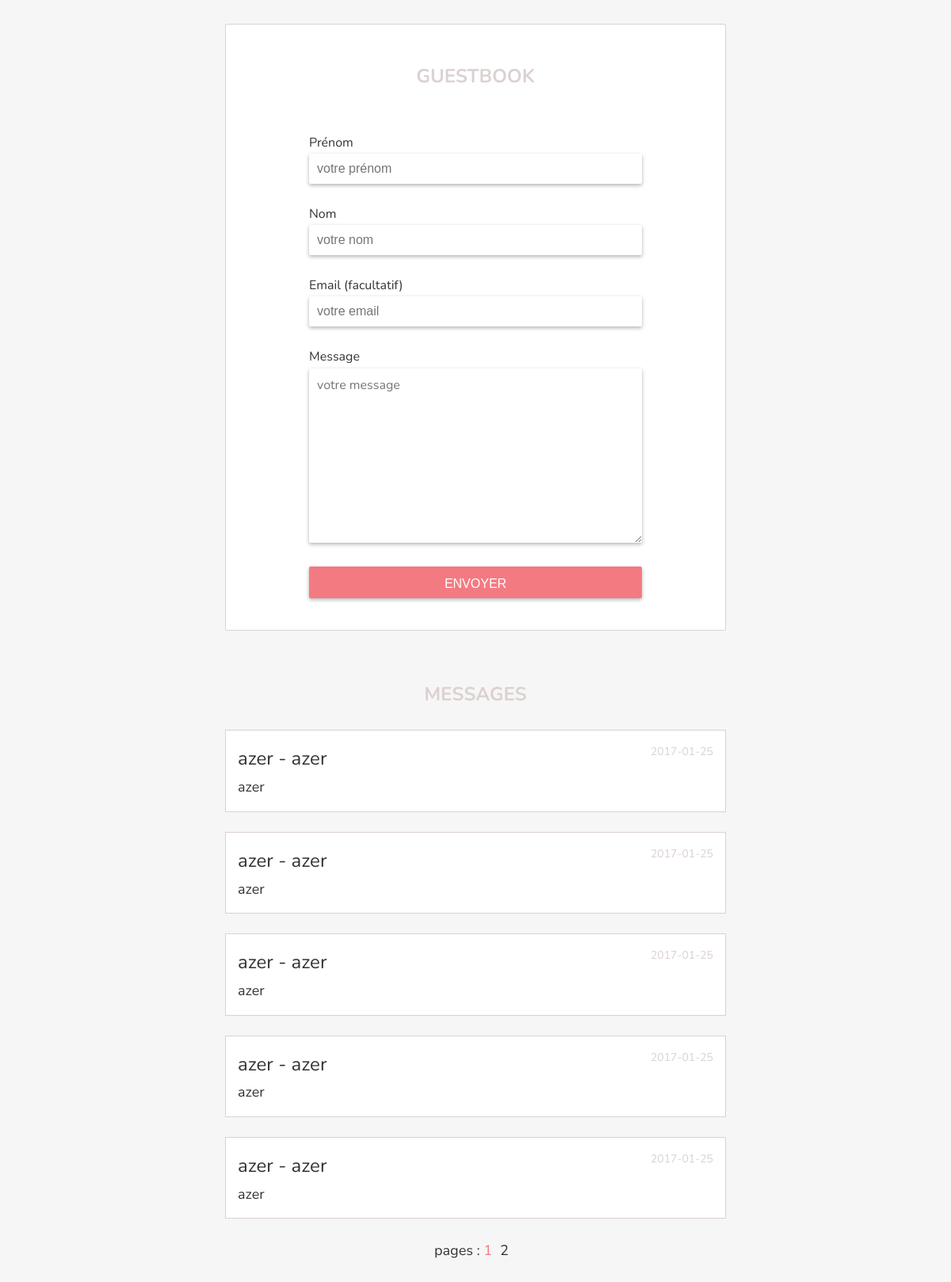
The page / on the database its author committed.
### tables this page shows
CREATE TABLE IF NOT EXISTS `entries` (
  `id` int(11) NOT NULL AUTO_INCREMENT,
  `surname` varchar(255) NOT NULL,
  `name` varchar(255) NOT NULL,
  `email` varchar(255) NOT NULL,
  `message` text NOT NULL,
  `date` date NOT NULL,
  `ip` varchar(40) NOT NULL,
  PRIMARY KEY (`id`)
);

### index.php (the view, shortened to what this page needs)
<?php
 include('db.php');
$arrayMessage = array();
$limiteMessage = 5;
$sql = 'SELECT COUNT(0) AS nbrMessageDb FROM entries';
$stmt = $db->query($sql);
$stmt->setFetchMode(PDO::FETCH_ASSOC);
$infosMessage = $stmt->fetch();
$nbrMessage = intval($infosMessage['nbrMessageDb']);
$nbrPage = ceil($nbrMessage / $limiteMessage);
$currentPage = 1;
if (isset($_GET['p']) && $_GET['p'] > 0 && $_GET['p'] <= $nbrPage ) {
         $currentPage = $_GET['p'];
      } else {
         $currentPage = 1;
      }
if (!empty($nbrMessage)) {
         $requeteSql = "SELECT name,surname,email,message,date FROM entries ORDER BY id DESC LIMIT ".(($currentPage - 1)*$limiteMessage).",$limiteMessage ";
         $preparedStatement = $db->prepare($requeteSql);
         $preparedStatement->execute();
         $arrayMessage = $preparedStatement->fetchAll(PDO::FETCH_OBJ);
      }
?>
<!DOCTYPE html>
<html lang="fr">
    <head>
        <link rel="stylesheet" type="text/css" href="style/style.css">
    </head>
<body>
<div class="container">
<div class="form_container">
    <h1 class="title">Guestbook</h1>
    <form class="form" action='#' method='POST'>
                <div class="input_container">
                    <label for='name'>Prénom</label>
                    <input class="form_input" id="name" type='text' name='name' placeholder="votre prénom"></input>
                </div>
                <div class="input_container">
                    <label for='surname'>Nom</label>
                    <input class="form_input" id="surname" type='text' name='surname' placeholder="votre nom"></input>
                </div>
                <div class="input_container">
                    <label for='email'>Email (facultatif)</label>
                    <input class="form_input" id="email" type='email' name='email' placeholder="votre email"></input>
                </div>
                <div class="input_container">
                    <label for='message'>Message</label>
                    <textarea class="form_input" id="message" name='message' placeholder="votre message"></textarea>
                <input class="submit" type='submit' name='submit' value='envoyer'></input>
                </div>
        </form>
</div>
<section class="commentaires">
    <h1 class="title">Messages</h1>
<?php foreach ($arrayMessage as $infoMessage) : ?>
               <div class="message_box">
                  <p class="message_name">
                     <?php echo $infoMessage->name ; ?> - <?php echo $infoMessage->surname; ?>
                  </p>
                  <p class="message_date">
                     <?php echo $infoMessage->date;?>
                  </p>
                  <p class="message_message">
                     <?php echo $infoMessage->message;?>
                  </p>
               </div>
            <?php endforeach; ?>
</section>
<div class="page_number">
<p>
    <?php
    if (!empty($nbrMessage)){
        echo 'pages : ';
        for ($i =1; $i <= $nbrPage ; $i++){
            if ($i == $currentPage){
                echo '<a class="link_page link_page--actif" href="index.php?p=' .$i. '#comments">' .$i. '</a>';
            }else{
                 echo '<a class="link_page " href="index.php?p=' .$i. '#comments">' .$i. '</a>';
            }
        }
    }
    ?>
    </p>
</div>
</div>
</body>
</html>

### style/style.css (style rules this page uses)
body { margin: 0; padding: 0; line-height: 1.7; font-family: 'Nunito'; color: #333; background: #f6f6f6; }
p, h1, h2 { margin: 0; }
p { font-size: 18px; }
a { text-decoration: none; color: white; }
.message_box { background: #f6f6f6; width: 50%; margin: 10px auto; }
.container { max-width: 80em; margin: 0 auto; }
.title { color: #dcd1d1; text-transform: uppercase; font-size: 24px; margin-top: 30px; text-align: center; }
.form_container { background: white; width: 50%; margin: 0 auto; border-radius: 2px; padding: 15px; margin-top: 30px; border:1px solid #dcd1d1; }
.form { margin-top: 50px; }
label { display: block; }
.submit { text-align: center; height: 40px; width: 100%; margin: 30px auto 0; border-radius: 2px; font-size: 16px; text-transform: uppercase; box-shadow: 0 2px 5px rgba(0,0,0,.3); border: none; line-height: 42px; color: white; background: #f37a81; }
.input_container { width: 70%; margin: 0 auto; margin-bottom: 25px; position: relative; }
.form_input { width: calc(100% - 20px); font-size: 16px; border-radius: 2px; padding: 10px; border: none; box-shadow: 0 2px 5px rgba(0,0,0,.3); outline: none; display: block; }
textarea { height: 200px; font-family: 'Nunito'; }
.commentaires { margin-top: 60px; }
.message_box { background: white; width: 50%; margin: 25px auto 0; padding: 15px; border:1px solid #dcd1d1; position: relative; }
.message_name { font-size: 24px; }
.message_date { position: absolute; top: 15px; right: 15px; color: #dcd1d1; font-size: 14px; }
.page_number { text-align: center; margin-top: 25px; margin-bottom: 25px; }
.link_page { color: #333; margin-right: 10px; }
.link_page--actif { color: #f37a81; }

### rows shown on the page
entries: name "azer", surname "azer", date "2017-01-25", message "azer"
entries: name "azer", surname "azer", date "2017-01-25", message "azer"
entries: name "azer", surname "azer", date "2017-01-25", message "azer"
entries: name "azer", surname "azer", date "2017-01-25", message "azer"
entries: name "azer", surname "azer", date "2017-01-25", message "azer"
